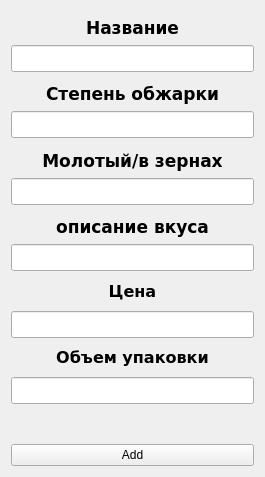
<?xml version="1.0" encoding="UTF-8"?>
<ui version="4.0">
 <class>Form</class>
 <widget class="QWidget" name="Form">
  <property name="geometry">
   <rect>
    <x>0</x>
    <y>0</y>
    <width>265</width>
    <height>477</height>
   </rect>
  </property>
  <property name="maximumSize">
   <size>
    <width>265</width>
    <height>477</height>
   </size>
  </property>
  <property name="windowTitle">
   <string>Информация о книге</string>
  </property>
  <property name="windowIcon">
   <iconset>
    <normaloff>info.png</normaloff>info.png</iconset>
  </property>
  <property name="styleSheet">
   <string notr="true"/>
  </property>
  <layout class="QVBoxLayout" name="verticalLayout">
   <item>
    <widget class="QLabel" name="text1">
     <property name="sizePolicy">
      <sizepolicy hsizetype="Preferred" vsizetype="Minimum">
       <horstretch>0</horstretch>
       <verstretch>0</verstretch>
      </sizepolicy>
     </property>
     <property name="minimumSize">
      <size>
       <width>0</width>
       <height>0</height>
      </size>
     </property>
     <property name="font">
      <font>
       <family>Verdana</family>
       <pointsize>13</pointsize>
       <weight>75</weight>
       <bold>true</bold>
      </font>
     </property>
     <property name="text">
      <string>Название</string>
     </property>
     <property name="alignment">
      <set>Qt::AlignBottom|Qt::AlignHCenter</set>
     </property>
    </widget>
   </item>
   <item>
    <widget class="QLineEdit" name="bookTitle">
     <property name="font">
      <font>
       <family>Verdana</family>
       <pointsize>12</pointsize>
      </font>
     </property>
     <property name="alignment">
      <set>Qt::AlignCenter</set>
     </property>
    </widget>
   </item>
   <item>
    <widget class="QLabel" name="text2">
     <property name="sizePolicy">
      <sizepolicy hsizetype="Preferred" vsizetype="Minimum">
       <horstretch>0</horstretch>
       <verstretch>0</verstretch>
      </sizepolicy>
     </property>
     <property name="minimumSize">
      <size>
       <width>0</width>
       <height>0</height>
      </size>
     </property>
     <property name="font">
      <font>
       <family>Verdana</family>
       <pointsize>13</pointsize>
       <weight>75</weight>
       <bold>true</bold>
      </font>
     </property>
     <property name="text">
      <string>Степень обжарки</string>
     </property>
     <property name="alignment">
      <set>Qt::AlignBottom|Qt::AlignHCenter</set>
     </property>
    </widget>
   </item>
   <item>
    <widget class="QLineEdit" name="bookAuthor">
     <property name="font">
      <font>
       <family>Verdana</family>
       <pointsize>12</pointsize>
      </font>
     </property>
     <property name="alignment">
      <set>Qt::AlignCenter</set>
     </property>
    </widget>
   </item>
   <item>
    <widget class="QLabel" name="text3">
     <property name="sizePolicy">
      <sizepolicy hsizetype="Preferred" vsizetype="Minimum">
       <horstretch>0</horstretch>
       <verstretch>0</verstretch>
      </sizepolicy>
     </property>
     <property name="minimumSize">
      <size>
       <width>0</width>
       <height>0</height>
      </size>
     </property>
     <property name="font">
      <font>
       <family>Verdana</family>
       <pointsize>13</pointsize>
       <weight>75</weight>
       <bold>true</bold>
      </font>
     </property>
     <property name="text">
      <string>Молотый/в зернах</string>
     </property>
     <property name="alignment">
      <set>Qt::AlignBottom|Qt::AlignHCenter</set>
     </property>
    </widget>
   </item>
   <item>
    <widget class="QLineEdit" name="bookReleaseYear">
     <property name="font">
      <font>
       <family>Verdana</family>
       <pointsize>12</pointsize>
      </font>
     </property>
     <property name="alignment">
      <set>Qt::AlignCenter</set>
     </property>
    </widget>
   </item>
   <item>
    <widget class="QLabel" name="text4">
     <property name="sizePolicy">
      <sizepolicy hsizetype="Preferred" vsizetype="Minimum">
       <horstretch>0</horstretch>
       <verstretch>0</verstretch>
      </sizepolicy>
     </property>
     <property name="minimumSize">
      <size>
       <width>0</width>
       <height>0</height>
      </size>
     </property>
     <property name="font">
      <font>
       <family>Verdana</family>
       <pointsize>13</pointsize>
       <weight>75</weight>
       <bold>true</bold>
      </font>
     </property>
     <property name="text">
      <string>описание вкуса</string>
     </property>
     <property name="alignment">
      <set>Qt::AlignBottom|Qt::AlignHCenter</set>
     </property>
    </widget>
   </item>
   <item>
    <widget class="QLineEdit" name="bookGenre">
     <property name="font">
      <font>
       <family>Verdana</family>
       <pointsize>12</pointsize>
      </font>
     </property>
     <property name="alignment">
      <set>Qt::AlignCenter</set>
     </property>
    </widget>
   </item>
   <item>
    <widget class="QLabel" name="cost">
     <property name="font">
      <font>
       <family>Verdana</family>
       <pointsize>12</pointsize>
       <weight>75</weight>
       <bold>true</bold>
      </font>
     </property>
     <property name="layoutDirection">
      <enum>Qt::LeftToRight</enum>
     </property>
     <property name="text">
      <string>Цена</string>
     </property>
     <property name="alignment">
      <set>Qt::AlignCenter</set>
     </property>
    </widget>
   </item>
   <item>
    <widget class="QLineEdit" name="costl">
     <property name="font">
      <font>
       <family>Verdana</family>
       <pointsize>12</pointsize>
      </font>
     </property>
     <property name="alignment">
      <set>Qt::AlignCenter</set>
     </property>
    </widget>
   </item>
   <item>
    <widget class="QLabel" name="volume">
     <property name="font">
      <font>
       <family>Verdana</family>
       <pointsize>12</pointsize>
       <weight>75</weight>
       <bold>true</bold>
      </font>
     </property>
     <property name="text">
      <string>Объем упаковки</string>
     </property>
     <property name="alignment">
      <set>Qt::AlignCenter</set>
     </property>
    </widget>
   </item>
   <item>
    <widget class="QLineEdit" name="volumel">
     <property name="font">
      <font>
       <family>Verdana</family>
       <pointsize>12</pointsize>
      </font>
     </property>
     <property name="alignment">
      <set>Qt::AlignCenter</set>
     </property>
    </widget>
   </item>
   <item>
    <widget class="QLabel" name="errors">
     <property name="text">
      <string/>
     </property>
    </widget>
   </item>
   <item>
    <widget class="QPushButton" name="add">
     <property name="text">
      <string>Add</string>
     </property>
    </widget>
   </item>
  </layout>
 </widget>
 <resources/>
 <connections/>
</ui>
